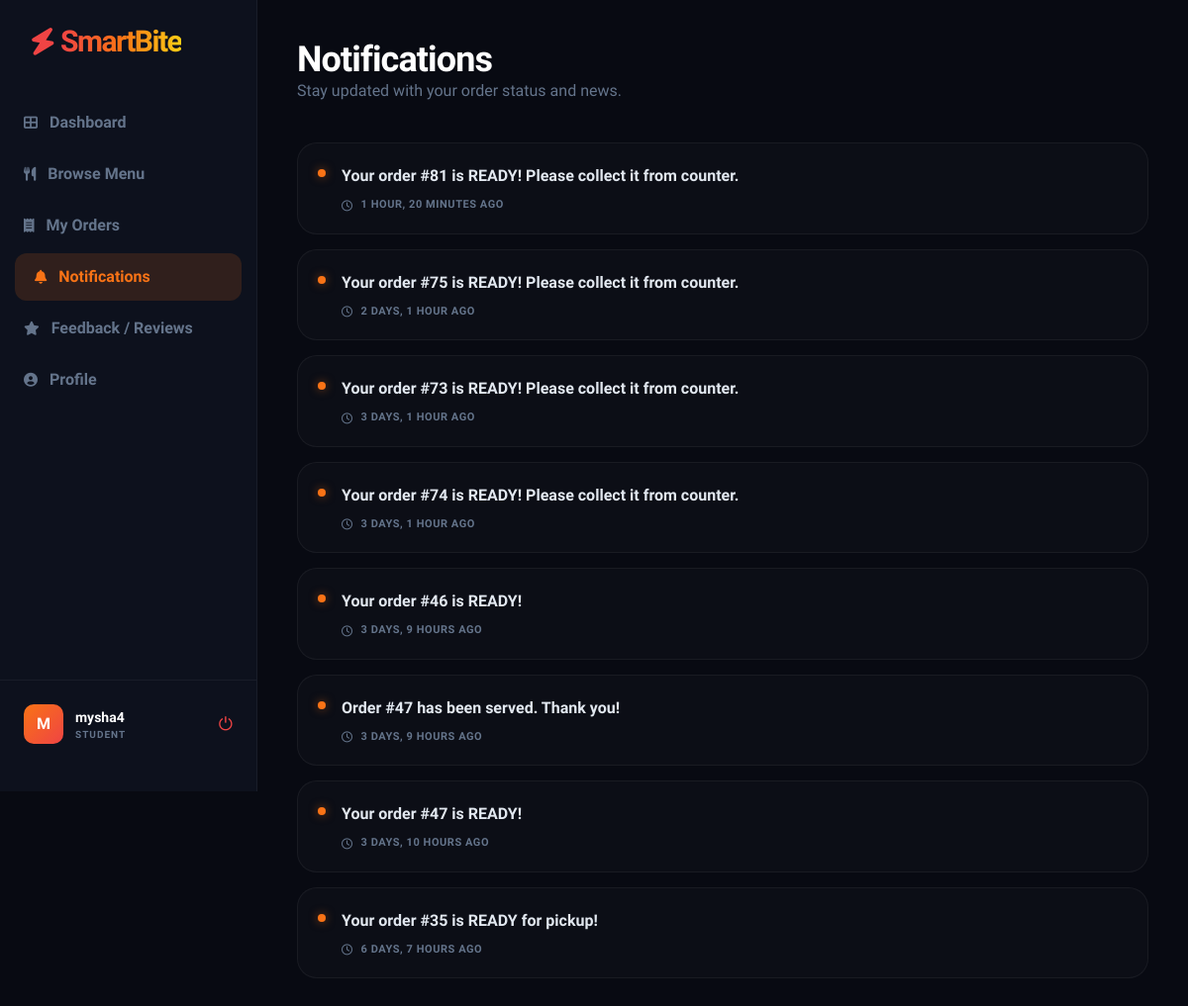
Screenshot of /notifications/ (signed in) with the database file from the repository.
### SmartCanteen/models.py (models this page shows, shortened)
class Notification(models.Model):
    user = models.ForeignKey(
        User,
        on_delete=models.CASCADE,
        related_name='notifications'
    )
    message = models.CharField(max_length=255)
    is_read = models.BooleanField(default=False)
    created_at = models.DateTimeField(auto_now_add=True)

### SmartCanteen/views.py (the view)
# urls.py: path('notifications/', views.notifications_view, name='notifications'),
@login_required
def notifications_view(request):
    notifications = Notification.objects.filter(
        user=request.user
    ).order_by('-created_at')
    Notification.objects.filter(
        user=request.user,
        is_read=False
    ).update(is_read=True)
    return render(request, 'notification.html', {
        'notifications': notifications,
        'unread_count': 0
    })

### templates/notification.html (shortened to what this page needs)
<!DOCTYPE html>
<html lang="en">
<head>
    <script src="https://cdn.tailwindcss.com"></script>
    <link rel="stylesheet" href="https://cdnjs.cloudflare.com/ajax/libs/font-awesome/6.0.0/css/all.min.css">
</head>
<body>
    <aside class="sidebar flex flex-col justify-between">
        <div>
            <div class="px-8 mb-10">
                <h1 class="text-3xl brand-logo">
                    <i class="fas fa-bolt" style="color: #ef4444; transform: rotate(10deg);"></i>
                    <span class="brand-gradient">SmartBite</span>
                </h1>
            </div>
            <nav class="space-y-1">
                <a href="{% url 'dashboard' %}" class="nav-item"><i class="fas fa-th-large mr-3 text-sm"></i> Dashboard</a>
                <a href="{% url 'menu' %}" class="nav-item"><i class="fas fa-utensils mr-3 text-sm"></i> Browse Menu</a>
                <a href="{% url 'orders_view' %}" class="nav-item"><i class="fas fa-receipt mr-3 text-sm"></i> My Orders</a>
                <a href="{% url 'notifications' %}" class="nav-item active">
                    <i class="fas fa-bell mr-3 text-sm"></i> Notifications
                </a>
                <a href="{% url 'reviews_list' %}" class="nav-item"><i class="fas fa-star mr-3 text-sm"></i> Feedback / Reviews</a>
                <a href="{% url 'profile' %}" class="nav-item"><i class="fas fa-user-circle mr-3 text-sm"></i> Profile</a>
            </nav>
        </div>
        <div class="p-6 border-t border-white/5">
            <div class="flex items-center gap-3">
                <div class="avatar-box">{{ request.user.username|slice:":1"|upper }}</div>
                <div class="flex-1">
                    <p class="text-sm font-bold text-white">{{ request.user.username }}</p>
                    <p class="text-[10px] text-slate-500 uppercase font-black tracking-widest">{{ profile.role|default:"STUDENT" }}</p>
                </div>
                <a href="{% url 'logout' %}" class="text-red-500 hover:scale-110 transition text-lg" title="Logout">
                    ⏻
                </a>
            </div>
        </div>
    </aside>
    <main class="main-content">
        <header class="mb-10">
            <h1 class="text-4xl font-black text-white tracking-tight">Notifications</h1>
            <p class="text-slate-500 font-medium">Stay updated with your order status and news.</p>
        </header>
        <div class="max-w-4xl">
            {% for n in notifications %}
                <div class="notif-card flex items-start gap-4">
                    <div class="mt-1.5">
                        <div class="w-2 h-2 rounded-full bg-orange-500 shadow-[0_0_10px_rgba(249,115,22,0.5)]"></div>
                    </div>
                    <div class="flex-1">
                        <p class="text-slate-200 font-semibold leading-relaxed">{{ n.message }}</p>
                        <div class="flex items-center gap-2 mt-2 text-slate-500 text-[11px] font-bold uppercase tracking-wider">
                            <i class="far fa-clock"></i>
                            <span>{{ n.created_at|timesince }} ago</span>
                        </div>
                    </div>
                </div>
            {% empty %}
                <div class="notif-card text-center py-24 border-dashed border-white/10">
                    <i class="fas fa-bell-slash text-4xl text-slate-700 mb-4"></i>
                    <p class="text-slate-500 font-bold uppercase tracking-widest text-xs">You have no new notifications.</p>
                </div>
            {% endfor %}
        </div>
    </main>
</body>
</html>

### templates/notification.html (style rules this page uses)
:root { --primary-orange: #f97316; --primary-red: #ef4444; --primary-yellow: #facc15; --bg-dark: #080a12; --sidebar-bg: #0d111d; }
body { background: var(--bg-dark); color: #e2e8f0; font-family: 'Plus Jakarta Sans', sans-serif; display: flex; }
.sidebar { width: 260px; background: var(--sidebar-bg); height: 100vh; position: fixed; border-right: 1px solid rgba(255, 255, 255, 0.05); padding: 24px 0; display: flex; flex-direction: column; }
.brand-logo { font-weight: 900; letter-spacing: -1.5px; display: flex; align-items: center; gap: 8px; }
.brand-gradient { background: linear-gradient(to right, #ef4444, #f97316, #facc15); -webkit-background-clip: text; -webkit-text-fill-color: transparent; }
.nav-item { display: flex; align-items: center; padding: 12px 24px; color: #64748b; text-decoration: none; transition: 0.3s; font-weight: 700; }
.nav-item.active { color: #f97316 !important; background: rgba(249, 115, 22, 0.15) !important; border-radius: 12px; margin: 0 15px; padding-left: 20px; }
.main-content { margin-left: 260px; padding: 40px; width: calc(100% - 260px); }
.notif-card { background: rgba(255, 255, 255, 0.02); border: 1px solid rgba(255, 255, 255, 0.05); border-radius: 20px; padding: 20px; margin-bottom: 15px; transition: 0.3s; }
.avatar-box { background: linear-gradient(135deg, #f97316, #ef4444); color: white; width: 40px; height: 40px; border-radius: 10px; display: flex; align-items: center; justify-content: center; font-weight: 800; }

### rows the page displays
Notification: message "Your order #81 is READY! Please collect it from counter.", created_at "1 HOUR, 20 MINUTES"
Notification: message "Your order #75 is READY! Please collect it from counter.", created_at "2 DAYS, 1 HOUR"
Notification: message "Your order #73 is READY! Please collect it from counter.", created_at "3 DAYS, 1 HOUR"
Notification: message "Your order #74 is READY! Please collect it from counter.", created_at "3 DAYS, 1 HOUR"
Notification: message "Your order #46 is READY!", created_at "3 DAYS, 9 HOURS"
Notification: message "Order #47 has been served. Thank you!", created_at "3 DAYS, 9 HOURS"
Notification: message "Your order #47 is READY!", created_at "3 DAYS, 10 HOURS"
Notification: message "Your order #35 is READY for pickup!", created_at "6 DAYS, 7 HOURS"

### other values shown
{{ request.user.username|slice:":1"|upper }} "M"
{{ request.user.username }} "mysha4"
{{ profile.role|default:"STUDENT" }} "STUDENT"
